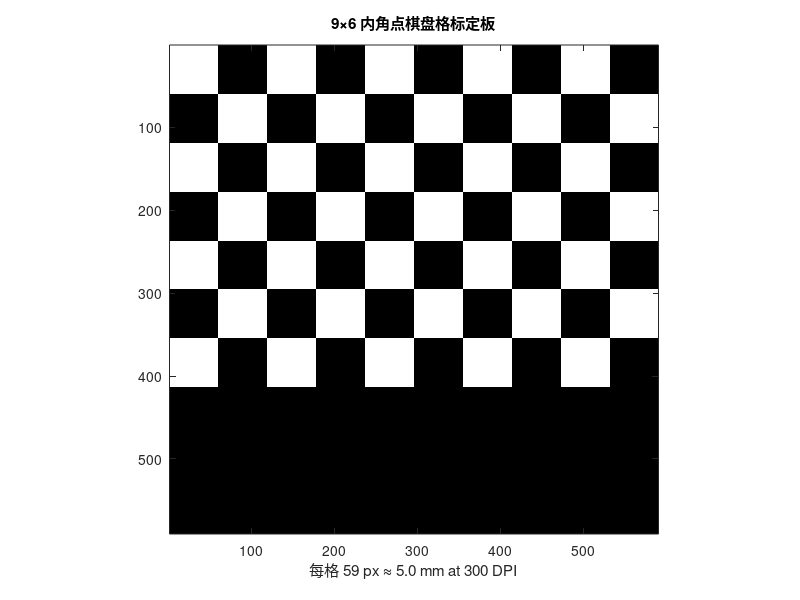

Source code (MATLAB):
% ==============================
% 1. 参数设置
innerCorners = [9, 6];        % 内角点数 [列, 行]
squareSizeMM   = 5;          % 棋盘格方格边长，单位：毫米（打印时可按此比例换算）
dpi            = 300;         % 打印分辨率，单位：dots per inch
pxPerMM        = dpi / 25.4;  % 每毫米对应的像素数

% 2. 计算生成图像尺寸
numSquares = innerCorners + [1, 1];            % 棋盘格方格总数 = 内角点数 + 1
squareSizePx = round(squareSizeMM * pxPerMM);  % 每个方格在图像中的像素尺寸
imgSize       = numSquares .* squareSizePx;    % 图像整体尺寸 [高, 宽]

% 3. 生成棋盘格矩阵
%    MATLAB 自带的 checkerboard 函数生成的图案是灰度渐变，这里手动构造二值矩阵
board = false(imgSize);  % 先全部置黑
for row = 1:numSquares(2)
    for col = 1:numSquares(1)
        if mod(row+col, 2)==0
            r1 = (row-1)*squareSizePx + (1:squareSizePx);
            c1 = (col-1)*squareSizePx + (1:squareSizePx);
            board(r1, c1) = true;
        end
    end
end

% 4. 转换为图像并保存
img = uint8(board) * 255;               % 转为 0-255 范围的灰度图
imwrite(img, 'checkerboard_9x6.png');   % 保存为 PNG

% 5. 显示结果（可选）
figure; imshow(img);
axis on; axis image;
title('9×6 内角点棋盘格标定板');
xlabel(sprintf('每格 %d px ≈ %.1f mm at %d DPI', squareSizePx, squareSizePx/pxPerMM, dpi));
% ==============================
